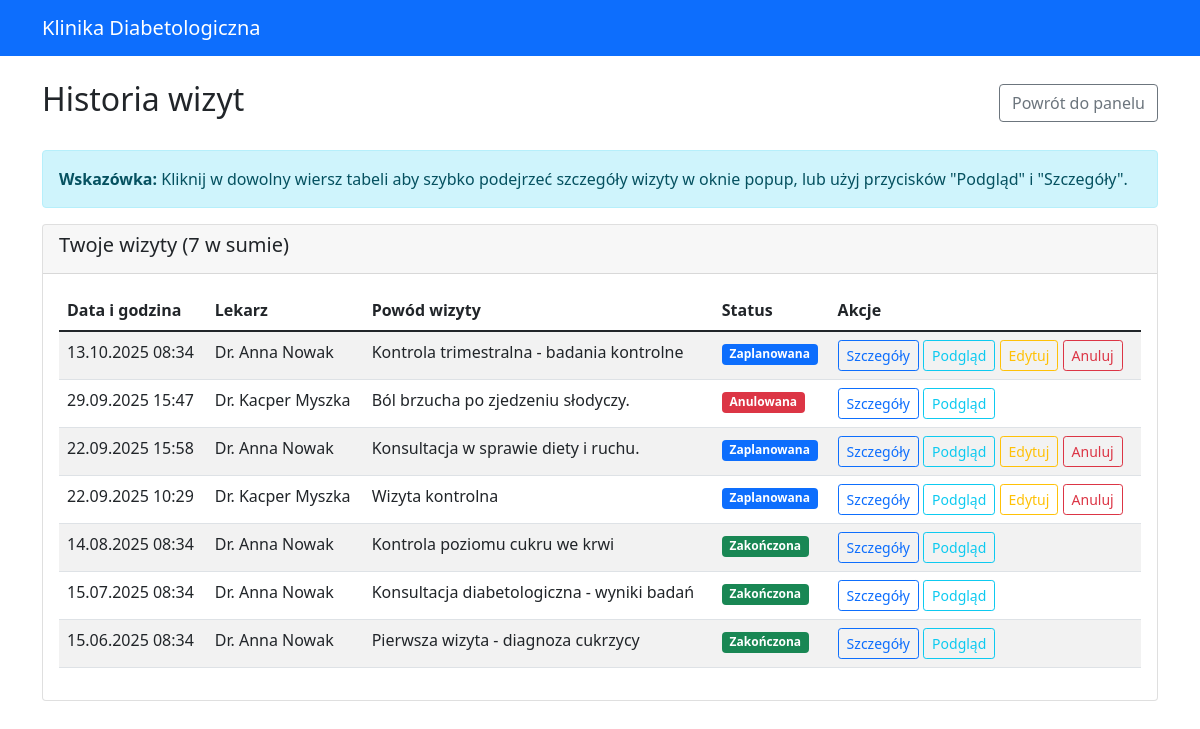
The app's page /appointments/history/ (signed in) with its own data.
### appointments/models.py (models this page shows, shortened)
class Appointment(models.Model):
    STATUS_CHOICES = [
        ('scheduled', 'Zaplanowana'),
        ('completed', 'Zakończona'),
        ('cancelled', 'Anulowana'),
        ('no_show', 'Niestawiennictwo'),
    ]
    patient = models.ForeignKey(Patient, on_delete=models.CASCADE, related_name='appointments')
    doctor = models.ForeignKey(Doctor, on_delete=models.CASCADE, related_name='appointments')
    appointment_date = models.DateTimeField()
    status = models.CharField(max_length=15, choices=STATUS_CHOICES, default='scheduled')
    reason = models.CharField(max_length=200, help_text="Powód wizyty")
    notes = models.TextField(blank=True, help_text="Notatki z wizyty")
    duration_minutes = models.PositiveIntegerField(default=30)
    created_at = models.DateTimeField(auto_now_add=True)
    updated_at = models.DateTimeField(auto_now=True)
    class Meta:
        ordering = ['-appointment_date']
        verbose_name = "Wizyta"
        verbose_name_plural = "Wizyty"

### doctors/models.py (models this page shows, shortened)
class Doctor(models.Model):
    user = models.OneToOneField(settings.AUTH_USER_MODEL, on_delete=models.CASCADE, related_name='doctor_profile')
    license_number = models.CharField(max_length=20, unique=True)
    specialization = models.CharField(
        max_length=50,
        choices=[
            ('endocrinologist', 'Endokrynolog'),
            ('diabetologist', 'Diabetolog'),
            ('internal_medicine', 'Internista'),
            ('family_medicine', 'Lekarz rodzinny'),
        ]
    )
    years_of_experience = models.PositiveIntegerField()
    office_address = models.TextField()
    consultation_fee = models.DecimalField(max_digits=6, decimal_places=2)
    working_hours_start = models.TimeField()
    working_hours_end = models.TimeField()
    working_days = models.CharField(
        max_length=20,
        choices=[
            ('mon-fri', 'Poniedziałek-Piątek'),
            ('mon-sat', 'Poniedziałek-Sobota'),
            ('tue-thu', 'Wtorek-Czwartek'),
        ],
        default='mon-fri'
    )
    education = models.TextField()
    certifications = models.TextField(blank=True)
    bio = models.TextField(blank=True)
    is_accepting_patients = models.BooleanField(default=True)
    created_at = models.DateTimeField(auto_now_add=True)
    updated_at = models.DateTimeField(auto_now=True)
    class Meta:
        verbose_name = "Lekarz"
        verbose_name_plural = "Lekarze"

### authentication/models.py (models this page shows, shortened)
class User(AbstractUser):
    USER_TYPE_CHOICES = (
        ('patient', 'Pacjent'),
        ('doctor', 'Lekarz'),
    )
    user_type = models.CharField(
        max_length=10,
        choices=USER_TYPE_CHOICES,
        default='patient'
    )
    phone_number = models.CharField(max_length=15, blank=True)
    def is_patient(self):
        return self.user_type == 'patient'

### appointments/views.py (the view)
# urls.py: path('history/', views.patient_appointment_history, name='patient_history'),
@login_required
def patient_appointment_history(request):
    if not request.user.is_patient():
        return redirect('authentication:login')
    patient = request.user.patient_profile
    appointments = Appointment.objects.filter(patient=patient).order_by('-appointment_date')
    paginator = Paginator(appointments, 10)
    page_number = request.GET.get('page')
    page_obj = paginator.get_page(page_number)
    context = {
        'appointments': page_obj,
        'patient': patient,
        'now': timezone.now(),
    }
    return render(request, 'appointments/patient_history.html', context)

### appointments/templates/appointments/patient_history.html (shortened to what this page needs)
{% extends 'authentication/base.html' %}
{% block content %}
<div class="row">
    <div class="col-md-12">
        <div class="d-flex justify-content-between align-items-center mb-4">
            <h2>Historia wizyt</h2>
            <a href="{% url 'patients:dashboard' %}" class="btn btn-outline-secondary">Powrót do panelu</a>
        </div>
        {% if appointments %}
            <div class="alert alert-info mb-3">
                <strong>Wskazówka:</strong> Kliknij w dowolny wiersz tabeli aby szybko podejrzeć szczegóły wizyty w oknie popup, lub użyj przycisków "Podgląd" i "Szczegóły".
            </div>
            <div class="card">
                <div class="card-header">
                    <h5>Twoje wizyty ({{ appointments.paginator.count }} w sumie)</h5>
                </div>
                <div class="card-body">
                    <div class="table-responsive">
                        <table class="table table-striped">
                            <thead>
                                <tr>
                                    <th>Data i godzina</th>
                                    <th>Lekarz</th>
                                    <th>Powód wizyty</th>
                                    <th>Status</th>
                                    <th>Akcje</th>
                                </tr>
                            </thead>
                            <tbody>
                                {% for appointment in appointments %}
                                <tr class="appointment-row" style="cursor: pointer;"
                                    onclick="showAppointmentModal({{ appointment.id }}, '{{ appointment.appointment_date|date:"d.m.Y H:i" }}', 'Dr. {{ appointment.doctor.user.first_name }} {{ appointment.doctor.user.last_name }}', '{{ appointment.reason }}', '{{ appointment.get_status_display }}', '{{ appointment.status }}')">
                                    <td>{{ appointment.appointment_date|date:"d.m.Y H:i" }}</td>
                                    <td>Dr. {{ appointment.doctor.user.first_name }} {{ appointment.doctor.user.last_name }}</td>
                                    <td>{{ appointment.reason }}</td>
                                    <td>
                                        {% if appointment.status == 'scheduled' %}
                                            <span class="badge bg-primary">{{ appointment.get_status_display }}</span>
                                        {% elif appointment.status == 'completed' %}
                                            <span class="badge bg-success">{{ appointment.get_status_display }}</span>
                                        {% elif appointment.status == 'cancelled' %}
                                            <span class="badge bg-danger">{{ appointment.get_status_display }}</span>
                                        {% else %}
                                            <span class="badge bg-warning">{{ appointment.get_status_display }}</span>
                                        {% endif %}
                                    </td>
                                    <td>
                                        <a href="{% url 'appointments:detail' appointment.id %}" class="btn btn-sm btn-outline-primary" onclick="event.stopPropagation();">Szczegóły</a>
                                        <button class="btn btn-sm btn-outline-info" onclick="event.stopPropagation(); showAppointmentModal({{ appointment.id }}, '{{ appointment.appointment_date|date:"d.m.Y H:i" }}', 'Dr. {{ appointment.doctor.user.first_name }} {{ appointment.doctor.user.last_name }}', '{{ appointment.reason }}', '{{ appointment.get_status_display }}', '{{ appointment.status }}')">Podgląd</button>
                                        {% if appointment.status == 'scheduled' and appointment.appointment_date > now %}
                                            <a href="{% url 'appointments:edit_appointment' appointment.id %}" class="btn btn-sm btn-outline-warning" onclick="event.stopPropagation();">
                                                 Edytuj
                                            </a>
                                            <a href="{% url 'appointments:cancel_appointment' appointment.id %}" class="btn btn-sm btn-outline-danger" onclick="event.stopPropagation();">
                                                 Anuluj
                                            </a>
                                        {% endif %}
                                    </td>
                                </tr>
                                {% endfor %}
                            </tbody>
                        </table>
                    </div>
                </div>
            </div>
        {% else %}
            <div class="alert alert-info">
                <h4>Brak wizyt</h4>
                <p>Nie masz jeszcze żadnych wizyt w systemie.</p>
                <a href="#" class="btn btn-primary">Umów pierwszą wizytę</a>
            </div>
        {% endif %}
    </div>
</div>
{% endblock %}

### records on screen
Appointment: appointment_date "13.10.2025 08:34", doctor.user.first_name "Anna", doctor.user.last_name "Nowak", reason "Kontrola trimestralna - badania kontrolne", status "Zaplanowana", shows "Edytuj"
Appointment: appointment_date "29.09.2025 15:47", doctor.user.first_name "Kacper", doctor.user.last_name "Myszka", reason "Ból brzucha po zjedzeniu słodyczy.", status "Anulowana"
Appointment: appointment_date "22.09.2025 15:58", doctor.user.first_name "Anna", doctor.user.last_name "Nowak", reason "Konsultacja w sprawie diety i ruchu.", status "Zaplanowana", shows "Edytuj"
Appointment: appointment_date "22.09.2025 10:29", doctor.user.first_name "Kacper", doctor.user.last_name "Myszka", reason "Wizyta kontrolna", status "Zaplanowana", shows "Edytuj"
Appointment: appointment_date "14.08.2025 08:34", doctor.user.first_name "Anna", doctor.user.last_name "Nowak", reason "Kontrola poziomu cukru we krwi", status "Zakończona"
Appointment: appointment_date "15.07.2025 08:34", doctor.user.first_name "Anna", doctor.user.last_name "Nowak", reason "Konsultacja diabetologiczna - wyniki badań", status "Zakończona"
Appointment: appointment_date "15.06.2025 08:34", doctor.user.first_name "Anna", doctor.user.last_name "Nowak", reason "Pierwsza wizyta - diagnoza cukrzycy", status "Zakończona"

### other values on screen
{{ appointments.paginator.count }} "7"
